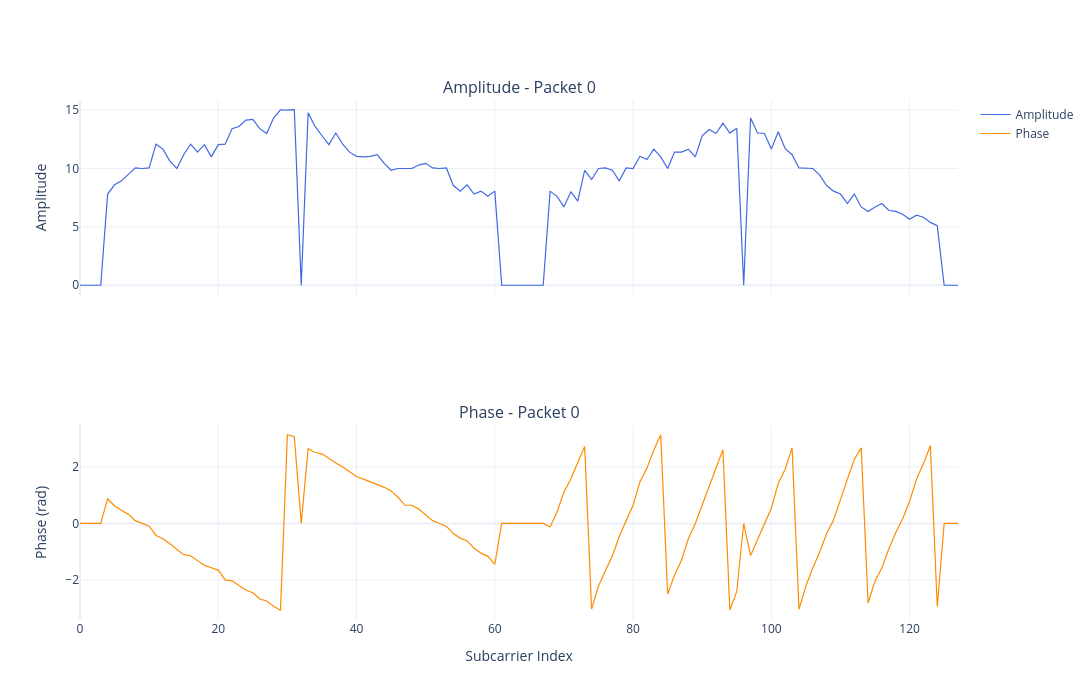

The notebook cell this image was saved under:
### Markdown cell above
## Display sample subcarrier

### Code cell
import plotly.graph_objects as go
from plotly.subplots import make_subplots
import numpy as np

SUBCARRIER_INDEX=10

# Chọn packet đầu tiên có dữ liệu hợp lệ
valid_packets = df_calc[df_calc["subcarrier_count"] > 0]
if valid_packets.empty:
    raise ValueError("Không có packet hợp lệ để plot")

sample_idx = valid_packets.index[0]
amp = np.asarray(df_calc.loc[sample_idx, "amplitude"])
phs = np.asarray(df_calc.loc[sample_idx, "phase"])
subcarrier_idx = np.arange(len(amp))

fig = make_subplots(rows=2, cols=1, shared_xaxes=True,
                    subplot_titles=[f"Amplitude - Packet {sample_idx}",
                                    f"Phase - Packet {sample_idx}"])

fig.add_trace(go.Scatter(x=subcarrier_idx, y=amp, mode='lines',
                          line=dict(color='royalblue', width=1.2),
                          name='Amplitude'), row=1, col=1)

fig.add_trace(go.Scatter(x=subcarrier_idx, y=phs, mode='lines',
                          line=dict(color='darkorange', width=1.2),
                          name='Phase'), row=2, col=1)

fig.update_yaxes(title_text="Amplitude", row=1, col=1)
fig.update_yaxes(title_text="Phase (rad)", row=2, col=1)
fig.update_xaxes(title_text="Subcarrier Index", row=2, col=1)
fig.update_layout(height=700, width=1200, showlegend=True,
                  template='plotly_white')
fig.show()

### Figure 1 — Plotly figure (JSON) as saved in the notebook; plotly's stock layout.template omitted (floating-point values rounded to 4 significant figures)
{"data": [{"line": {"color": "royalblue", "width": 1.2}, "mode": "lines", "name": "Amplitude", "type": "scatter", "x": [0, 1, 2, 3, 4, 5, 6, 7, 8, 9, 10, 11, 12, 13, 14, 15, 16, 17, 18, 19, 20, 21, 22, 23, 24, 25, 26, 27, 28, 29, 30, 31, 32, 33, 34, 35, 36, 37, 38, 39, 40, 41, 42, 43, 44, 45, 46, 47, 48, 49, 50, 51, 52, 53, 54, 55, 56, 57, 58, 59, 60, 61, 62, 63, 64, 65, 66, 67, 68, 69, 70, 71, 72, 73, 74, 75, 76, 77, 78, 79, 80, 81, 82, 83, 84, 85, 86, 87, 88, 89, 90, 91, 92, 93, 94, 95, 96, 97, 98, 99, 100, 101, 102, 103, 104, 105, 106, 107, 108, 109, 110, 111, 112, 113, 114, 115, 116, 117, 118, 119, 120, 121, 122, 123, 124, 125, 126, 127], "xaxis": "x", "y": [0.0, 0.0, 0.0, 0.0, 7.81, 8.602, 8.944, 9.487, 10.05, 10.0, 10.05, 12.08, 11.66, 10.63, 10.0, 11.18, 12.08, 11.4, 12.04, 11.0, 12.04, 12.08, 13.42, 13.6, 14.14, 14.21, 13.42, 13.0, 14.32, 15.03, 15.0, 15.03, 0.0, 14.76, 13.6, 12.81, 12.04, 13.04, 12.08, 11.4, 11.05, 11.0, 11.05, 11.18, 10.44, 9.849, 10.0, 10.0, 10.0, 10.3, 10.44, 10.05, 10.0, 10.05, 8.544, 8.062, 8.602, 7.81, 8.062, 7.616, 8.062, 0.0, 0.0, 0.0, 0.0, 0.0, 0.0, 0.0, 8.062, 7.616, 6.708, 8.0, 7.211, 9.849, 9.055, 10.0, 10.05, 9.849, 8.944, 10.05, 10.0, 11.05, 10.77, 11.66, 11.0, 10.0, 11.4, 11.4, 11.66, 11.0, 12.81, 13.34, 13.0, 13.89, 13.04, 13.45, 0.0, 14.32, 13.04, 13.0, 11.66, 13.15, 11.7, 11.18, 10.05, 10.0, 10.0, 9.434, 8.544, 8.062, 7.81, 7.0, 7.81, 6.708, 6.325, 6.708, 7.0, 6.403, 6.325, 6.083, 5.657, 6.0, 5.831, 5.385, 5.099, 0.0, 0.0, 0.0], "yaxis": "y"}, {"line": {"color": "darkorange", "width": 1.2}, "mode": "lines", "name": "Phase", "type": "scatter", "x": [0, 1, 2, 3, 4, 5, 6, 7, 8, 9, 10, 11, 12, 13, 14, 15, 16, 17, 18, 19, 20, 21, 22, 23, 24, 25, 26, 27, 28, 29, 30, 31, 32, 33, 34, 35, 36, 37, 38, 39, 40, 41, 42, 43, 44, 45, 46, 47, 48, 49, 50, 51, 52, 53, 54, 55, 56, 57, 58, 59, 60, 61, 62, 63, 64, 65, 66, 67, 68, 69, 70, 71, 72, 73, 74, 75, 76, 77, 78, 79, 80, 81, 82, 83, 84, 85, 86, 87, 88, 89, 90, 91, 92, 93, 94, 95, 96, 97, 98, 99, 100, 101, 102, 103, 104, 105, 106, 107, 108, 109, 110, 111, 112, 113, 114, 115, 116, 117, 118, 119, 120, 121, 122, 123, 124, 125, 126, 127], "xaxis": "x2", "y": [0.0, 0.0, 0.0, 0.0, 0.8761, 0.6202, 0.4636, 0.3218, 0.09967, 0.0, -0.09967, -0.4266, -0.5404, -0.7188, -0.9273, -1.107, -1.144, -1.305, -1.488, -1.571, -1.654, -1.997, -2.034, -2.2, -2.356, -2.456, -2.678, -2.747, -2.93, -3.075, 3.142, 3.075, 0.0, 2.648, 2.513, 2.467, 2.297, 2.138, 1.997, 1.837, 1.661, 1.571, 1.48, 1.391, 1.279, 1.153, 0.9273, 0.6435, 0.6435, 0.5071, 0.2915, 0.09967, 0.0, -0.09967, -0.3588, -0.5191, -0.6202, -0.8761, -1.052, -1.166, -1.446, 0.0, 0.0, 0.0, 0.0, 0.0, 0.0, 0.0, -0.1244, 0.4049, 1.107, 1.571, 2.159, 2.723, -3.031, -2.214, -1.67, -1.153, -0.4636, 0.09967, 0.6435, 1.48, 1.951, 2.601, 3.142, -2.498, -1.837, -1.305, -0.5404, 0.0, 0.6747, 1.344, 1.966, 2.614, -3.065, -2.409, 0.0, -1.138, -0.5667, 0.0, 0.5404, 1.418, 1.92, 2.678, -3.042, -2.214, -1.571, -1.012, -0.3588, 0.1244, 0.8761, 1.571, 2.266, 2.678, -2.82, -2.034, -1.571, -0.8961, -0.3218, 0.1651, 0.7854, 1.571, 2.111, 2.761, -2.944, 0.0, 0.0, 0.0], "yaxis": "y2"}], "layout": {"annotations": [{"font": {"size": 16}, "showarrow": false, "text": "Amplitude - Packet 0", "x": 0.5, "xanchor": "center", "xref": "paper", "y": 1, "yanchor": "bottom", "yref": "paper"}, {"font": {"size": 16}, "showarrow": false, "text": "Phase - Packet 0", "x": 0.5, "xanchor": "center", "xref": "paper", "y": 0.375, "yanchor": "bottom", "yref": "paper"}], "height": 700, "showlegend": true, "width": 1200, "xaxis": {"anchor": "y", "domain": [0, 1], "matches": "x2", "showticklabels": false}, "xaxis2": {"anchor": "y2", "domain": [0, 1], "title": {"text": "Subcarrier Index"}}, "yaxis": {"anchor": "x", "domain": [0.625, 1], "title": {"text": "Amplitude"}}, "yaxis2": {"anchor": "x2", "domain": [0, 0.375], "title": {"text": "Phase (rad)"}}}}
